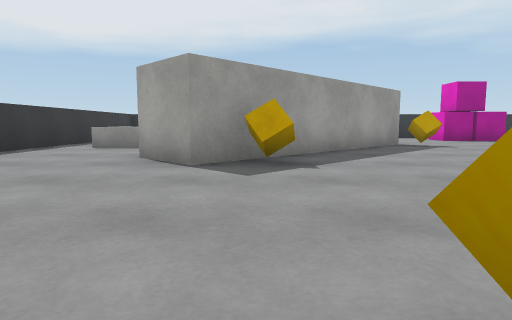
[1] (above)

18 first-person views from a walk through a 3-D level made in the Unity game engine. The camera is 0.55 m above the floor, tilts 6° down and sees 75° across. The floor is counted in squares, 1 m on a side. Each view is taken from the middle of a square. On the plan, view 1 faces up. The plan holds only what a view shows up to about 9 squares ahead; the rest is blank. The player character is not drawn. Surface patterns are stand-ins for the level's own textures.

[2]
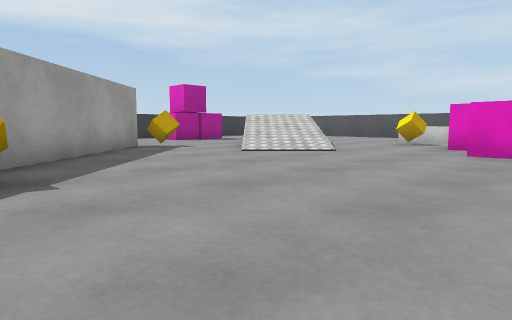

[3]
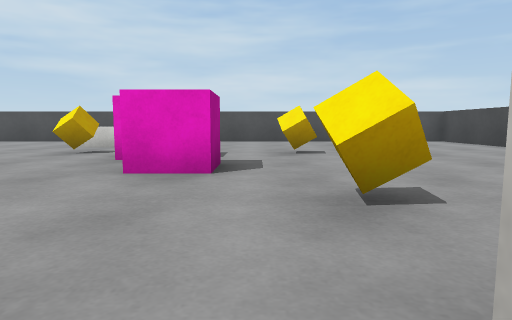

[4]
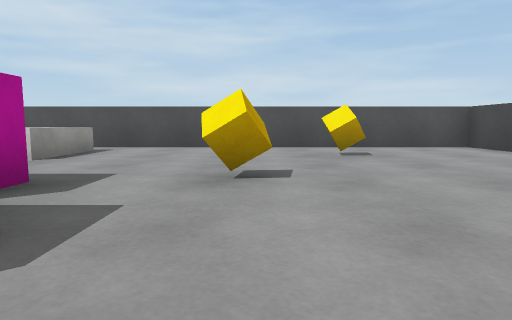

[5]
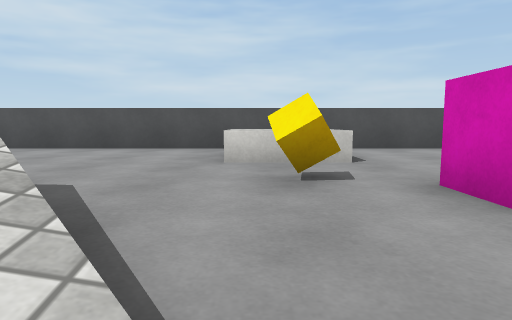

[6]
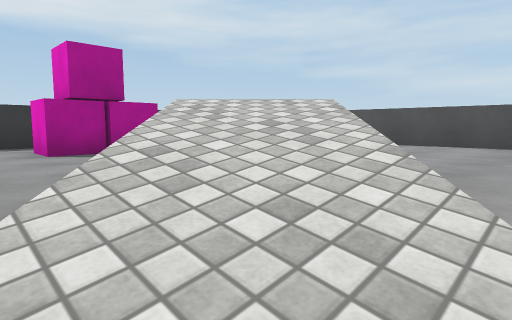

[7]
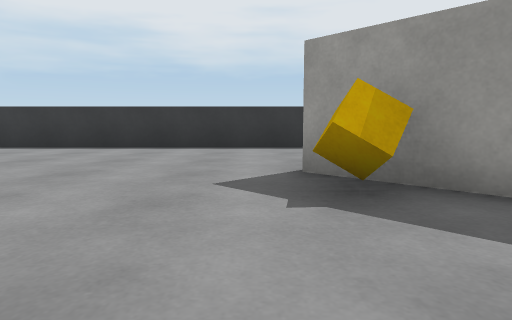

[8]
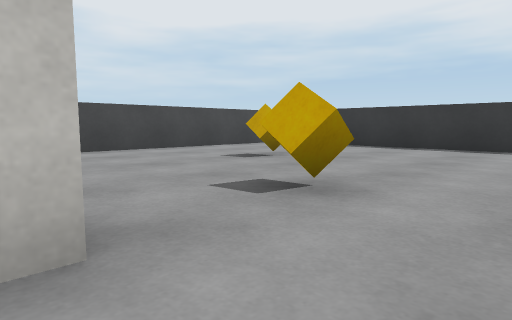

[9]
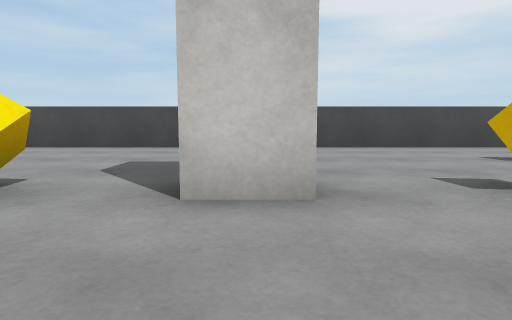

[10]
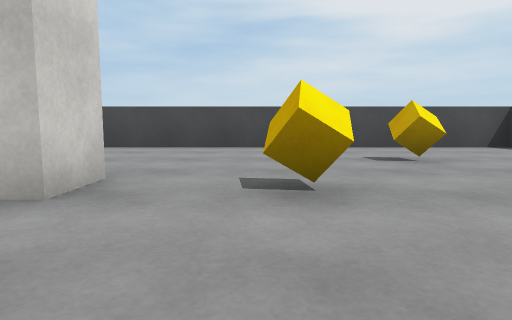

[11]
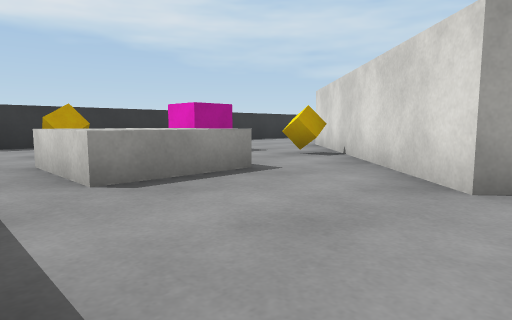

[12]
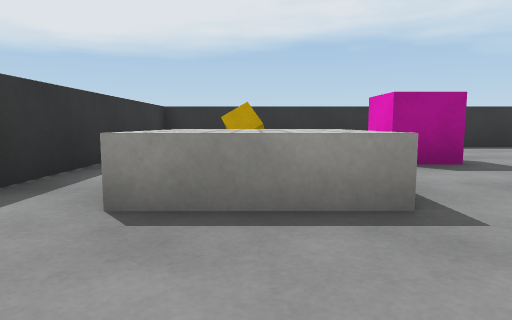

[13]
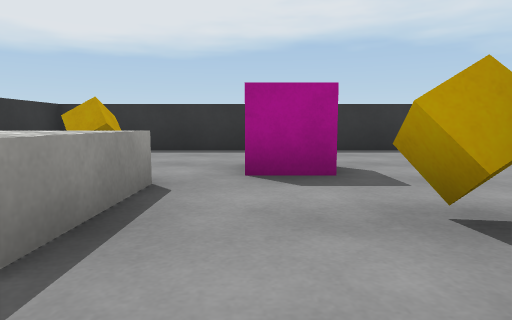

[14]
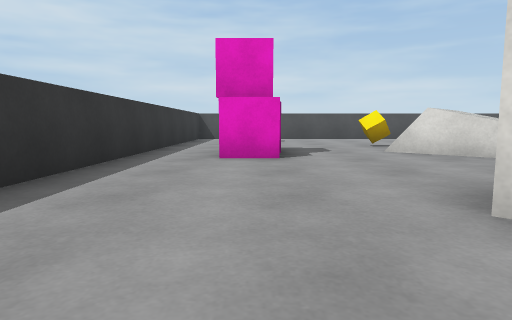

[15]
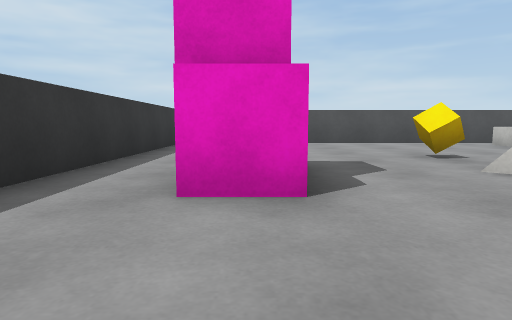

[16]
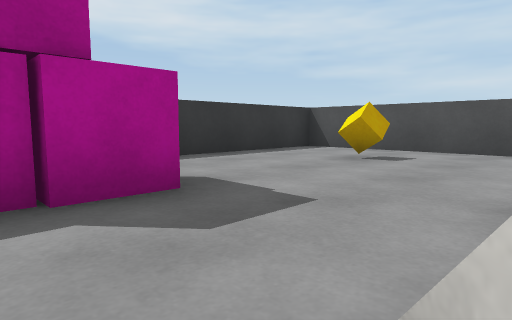

[17]
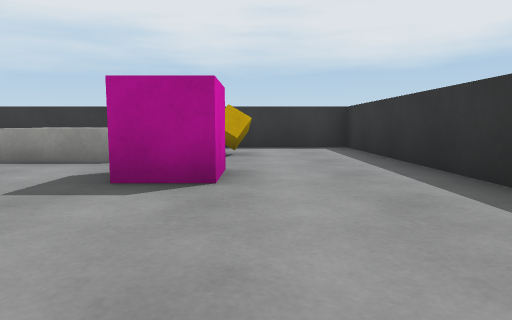

[18]
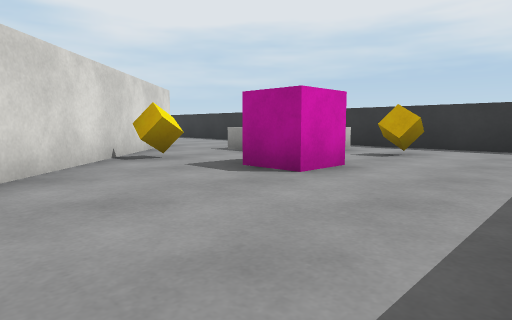

### Floor plan
Points are (right, up) in squares from view 1. A wall is a line through its corners. A room is listed if a view was taken in it or the views show most of it. See-through windows are left out.
Room 1 (views 1, 2, 3, 4, 5, 6, 7, 8, 9, 10, 11, 12, 13, 14, 15, 16, 17, 18)
walls: (6.9, 8.3) (7.9, 9.4); (4.1, 9.5) (-0.9, 4.5) (-2, 5.6) (3, 10.6); (2.6, -0.5) (2.6, 0.6) (3.6, 0.6); (11.2, -5.2) (14.3, -5.2) (14.3, 14.2) (-5.2, 14.2) (-5.2, -2.6); (-5.4, -5.2) (8.8, -5.2)
objects: other object (-4, 8) to (-2, 10); other object (-3, 12); other object (-1, -2); other object (-1, 11) to (0, 11); other object (0, 5); other object (0, 9); other object (1, 0); other object (4, 9); other object (5, 0); other object (7, 2) to (8, 2); other object (7, 12); other object (8, 2) to (9, 3); other object (8, 12); other object (9, 0); other object (10, 5); other object (10, 9); other object (11, 4) to (13, 5); other object (12, -2); other object (12, 12)

Where each view was taken, in squares from view 1:
view 1: 0 up, 0 right, facing up
view 2: 1 up, 0 right, facing up-right
view 3: 1 up, 3 right, facing right
view 4: 0 up, 6 right, facing right
view 5: 5 up, 6 right, facing right
view 6: 5 up, 5 right, facing up-right
view 7: 4 up, 3 right, facing left
view 8: 2 up, 3 right, facing down-left
view 9: 3 up, 3 right, facing down
view 10: 3 up, 1 right, facing down
view 11: 5 up, 5 left, facing up-right
view 12: 6 up, 3 left, facing up
view 13: 7 up, 1 left, facing up
view 14: 12 up, 1 right, facing right
view 15: 12 up, 4 right, facing right
view 16: 9 up, 7 right, facing up-right
view 17: 12 up, 3 right, facing left
view 18: 14 up, 3 right, facing down-left
